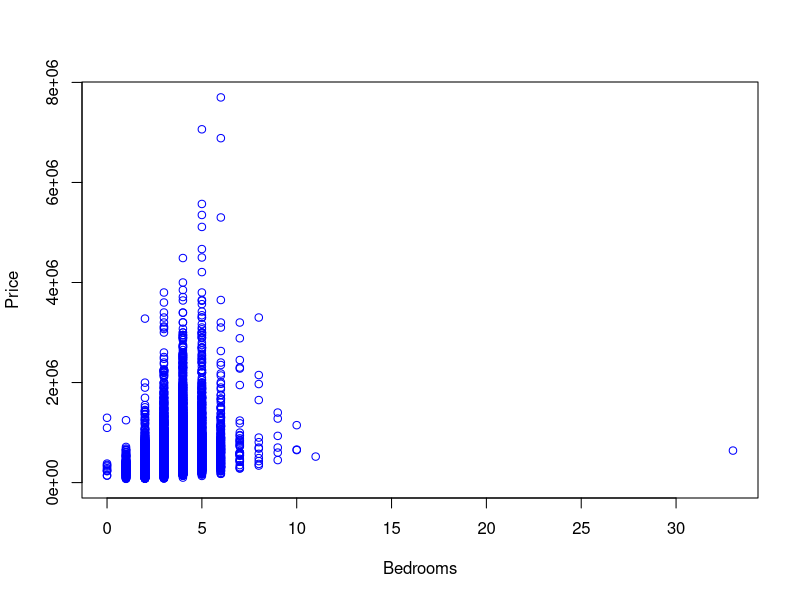
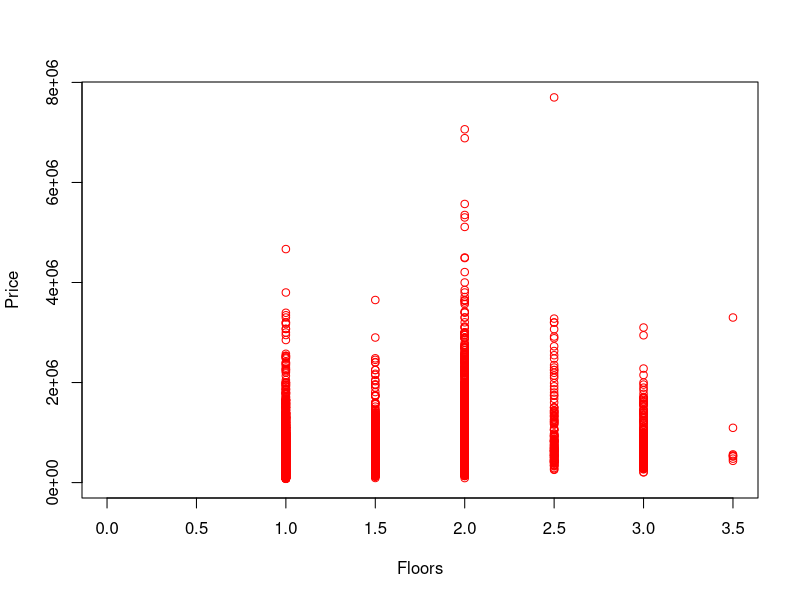

Recreate these plots in R, in order.
library(readxl)
USA <- read_excel("USA.xlsx")
View(USA)

#Bedrooms
n <- nrow(USA)
x1 <- c(USA$bedrooms)
y <- c(USA$price)

r <- cor(x1,y)
plot(x1,y, xlim=c(0,max(x1)),
     ylim=c(0,max(y)), xlab="Bedrooms", ylab="Price", col="blue")

cor.test(x1, y)

t<-r/sqrt((1-r^2)/(n-2))
talpha <- qt(0.025, n-2) #2 sample
pval = 2*pt(t, df=n-2, lower.tail = FALSE)


#Floors
x2 <- c(USA$floors)

r<-cor(x2, y)
plot(x2,y, xlim=c(0,max(x2)),
     ylim=c(0,max(y)), xlab="Floors", ylab="Price", col="red")

cor.test(x2, y)

t<-r/sqrt((1-r^2)/(n-2))
talpha <- qt(0.025, n-2) #2 sample
pval = 2*pt(t, df=n-2, lower.tail = FALSE)